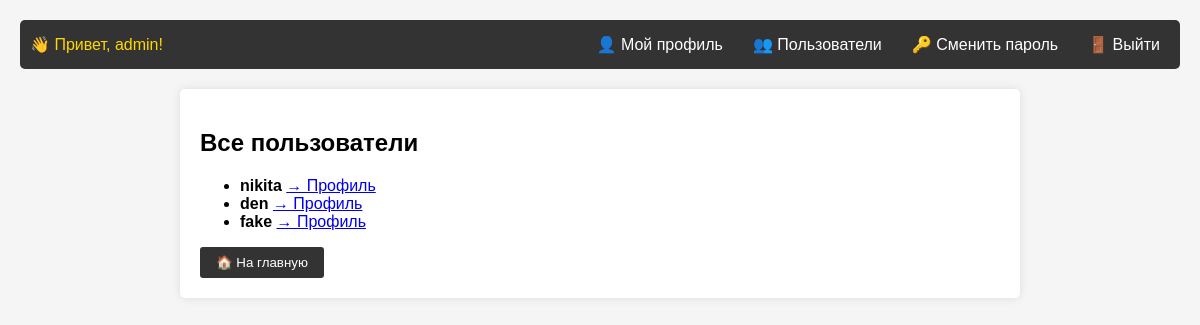
Page /users/ (signed in) on the committed database.
### users/models.py (models this page shows, shortened)
class CustomUser(AbstractUser):
    email = models.EmailField(unique=True, verbose_name='Email')
    phone = models.CharField(max_length=20, blank=True, verbose_name='Номер телефона')
    avatar = models.ImageField(upload_to='avatars/', blank=True, null=True, verbose_name='Аватар')
    bio = models.TextField(blank=True, verbose_name='О себе')
    friends = models.ManyToManyField('self', blank=True, verbose_name='Друзья')

### users/views.py (the view)
# urls.py: path('users/', views.user_list, name='user_list'),
@login_required
def user_list(request):
    users = CustomUser.objects.exclude(id=request.user.id)
    logger.info(f"User {request.user.username} viewed user list")
    return render(request, 'users/user_list.html', {'users': users})

### users/templates/users/user_list.html (shortened to what this page needs)
{% extends 'base.html' %}
{% block content %}
<h2>Все пользователи</h2>
<ul>
    {% for u in users %}
        <li>
            <strong>{{ u.username }}</strong>
            <a href="{% url 'profile' u.username %}">→ Профиль</a>
        </li>
    {% empty %}
        <li>Нет других пользователей</li>
    {% endfor %}
</ul>
<a href="{% url 'home' %}"><button>🏠 На главную</button></a>
{% endblock %}

### templates/base.html (shortened to what this page needs)
<!DOCTYPE html>
<html lang="ru">
<head>
</head>
<body>
    <nav>
        {% if user.is_authenticated %}
            <span>👋 Привет, {{ user.username }}!</span>
            <a href="{% url 'profile' user.username %}">👤 Мой профиль</a>
            <a href="{% url 'user_list' %}">👥 Пользователи</a>
            <a href="{% url 'password_change' %}">🔑 Сменить пароль</a>
            <form action="{% url 'logout' %}" method="post" style="display: inline;">
                <button type="submit">🚪 Выйти</button>
            </form>
        {% else %}
            <a href="{% url 'login' %}">🔐 Войти</a>
            <a href="{% url 'register' %}">📝 Регистрация</a>
        {% endif %}
    </nav>
    <div class="container">
        {% block content %}{% endblock %}
    </div>
</body>
</html>

### templates/base.html (style rules this page uses)
body { font-family: Arial, sans-serif; margin: 0; padding: 20px; background-color: #f5f5f5; }
nav { background-color: #333; padding: 10px; margin-bottom: 20px; border-radius: 5px; display: flex; align-items: center; gap: 10px; }
nav a { color: white; text-decoration: none; padding: 5px 10px; border-radius: 3px; }
nav span { color: #ffd700; margin-right: auto; }
nav form button { background: none; border: none; color: white; padding: 5px 10px; cursor: pointer; font-size: 16px; border-radius: 3px; }
.container { max-width: 800px; margin: 0 auto; background-color: white; padding: 20px; border-radius: 5px; box-shadow: 0 0 10px rgba(0,0,0,0.1); }
button { background-color: #333; color: white; padding: 8px 16px; border: none; border-radius: 3px; cursor: pointer; }

### rows in the picture
CustomUser: username "admin"
CustomUser: username "nikita"
CustomUser: username "den"
CustomUser: username "fake"
